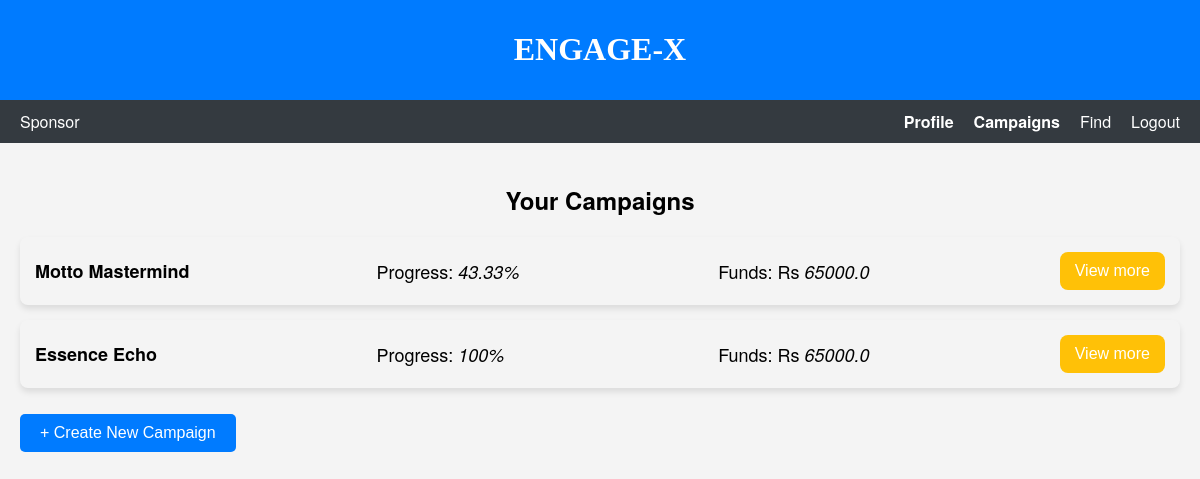
Page /scampaigns (signed in) on the committed database.
### models.py (models this page shows)
class Campaign(db.Model):
    __tablename__ = "campaign"
    id = db.Column(db.Integer, primary_key=True, autoincrement=True)
    sponsor_id = db.Column(db.Integer, db.ForeignKey("user.id"), nullable=False)
    title = db.Column(db.String, nullable=False)
    description = db.Column(db.String, nullable=False)
    goals = db.Column(db.Text, nullable=False)
    start_date = db.Column(db.String, nullable=False)
    days = db.Column(db.Integer, nullable=False)
    funds = db.Column(db.Float, nullable=False)
    visibility = db.Column(db.String, nullable=False)  # public or private
    sponsor = db.relationship('User', back_populates='campaigns')
    ad_requests = db.relationship('AdRequest', back_populates='campaign')
    def get_end_date(self):
        start_date_obj = datetime.strptime(self.start_date, "%Y-%m-%d")
        end_date_obj = start_date_obj + timedelta(days=self.days)
        return end_date_obj.strftime("%Y-%m-%d")
    def get_progress(self):
        start_date_obj = datetime.strptime(self.start_date, "%Y-%m-%d")
        today = datetime.today()
        elapsed_days = (today - start_date_obj).days
        progress = "{:.2f}".format((elapsed_days / self.days) * 100)  # Format progress to 2 decimal places
        progress = min(max(float(progress), 0), 100)  # Ensure progress is between 0 and 100
        return progress

### app.py (the view)
@app.route('/scampaigns', methods = ['GET', 'POST'])
def scampaigns():
    dat = Campaign.query.filter(Campaign.sponsor_id == current_userID).all()
    for campaign in dat:
        campaign.end_date = campaign.get_end_date()
        campaign.progress = campaign.get_progress()
    today_date = datetime.today().strftime("%Y-%m-%d")
    return rt('campaign_sponsor.html', campaigns = dat, today_date = today_date, userID = current_userID)

### templates/campaign_sponsor.html (shortened to what this page needs)
<!DOCTYPE html>
<html lang="en">
<head>
    <link rel="stylesheet" href="/static/css/camp_spons.css">
</head>
<body>
    <header>
        <h1>ENGAGE-X</h1>
    </header>
    <nav class="navbar">
        <div class="navbar-left">
            <span>Sponsor</span>
        </div>
        <div class="navbar-right">
            <a href="{{ url_for('sdashboard') }}" class="active" id="profile-link">Profile</a>
            <a href="{{ url_for('scampaigns') }}" class="active" id="campaigns-link">Campaigns</a>
            <a href="{{ url_for('find_sponsor') }}" id="find-link">Find</a>
            <a href="{{ url_for('logout') }}">Logout</a>
        </div>
    </nav>
    <div id="campaigns-section" class="campaigns-section">
        <h2>Your Campaigns</h2>
        <ul id="campaign-list">
            {% for campaign in campaigns %}
                    <div class="campaign-overview">
                        <span class="campaign-title">{{ campaign.title }}</span>
                        <span class="campaign-progress">Progress: <em>{{ campaign.progress }}%</em></span>
                        <span class="campaign-funds">Funds: Rs <em>{{ campaign.funds }}</em></span>
                        <form class="view-more-form"
                        action="{{ url_for('view_details', id=campaign.id, source = 'campaign') }}"
                        method="POST">
                            <button type="submit" class="view-more-button">View more</button>
                        </form>
                    </div>
            {% endfor %}
        </ul>
        <button id="create-campaign-button" class="create-campaign-button">+ Create New Campaign</button>
    </div>
</body>
</html>

### static/css/camp_spons.css (style rules this page uses)
body { font-family: 'Helvetica Neue', sans-serif; margin: 0; padding: 0; background-color: #f4f4f4; }
header { font-family: stylish; background-color: #007bff; color: white; padding: 10px 20px; text-align: center; }
.navbar { display: flex; justify-content: space-between; background-color: #343a40; color: white; padding: 10px 20px; }
.navbar-left { display: flex; align-items: center; }
.navbar-right { display: flex; align-items: center; }
.navbar-right a { color: white; text-decoration: none; margin-left: 20px; }
.navbar-right a.active { font-weight: bold; }
.create-campaign-button, .campaigns-section .request-button, .campaigns-section .update-button,.campaigns-section .delete-button { display: inline-block; padding: 10px 20px; margin-top: 10px; font-size: 16px; color: white; border: none; border-radius: 5px; cursor: pointer; }
.create-campaign-button { background-color: #007BFF; }
.campaigns-section { padding: 20px; }
.campaigns-section ul { list-style-type: none; padding: 0; }
.campaigns-section h2 { text-align: center; }
.campaign-overview { display: grid; grid-template-columns: 1fr 1fr 1fr auto; align-items: center; gap: 20px; justify-content: space-between; margin-bottom: 15px; padding: 15px; border-radius: 8px; box-shadow: 0 4px 6px rgba(0,0,0,0.1); }
.campaign-overview span { flex-grow: 1; font-size: 18px; }
.campaign-title { font-weight: bold; margin-right: 20px; }
.campaign-progress, .campaign-funds { margin-right: 20px; }
.view-more-button { margin-left: auto; background-color: #ffc107; color: white; border: none; padding: 10px 15px; cursor: pointer; border-radius: 8px; font-size: 16px; }

### rows in the picture
Campaign: title "Motto Mastermind", progress "43.33", funds "65000.0"
Campaign: title "Essence Echo", progress "100", funds "65000.0"
